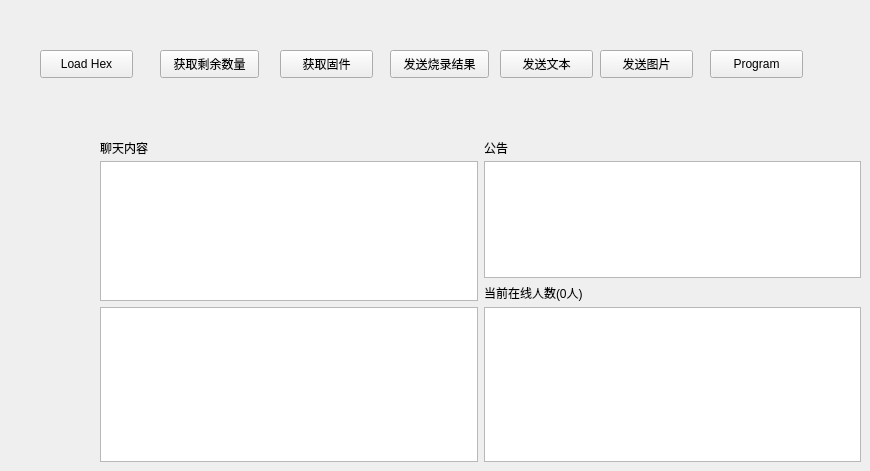
      <widget class="QWidget" name="tab_3">
       <attribute name="title">
        <string>测试</string>
       </attribute>
       <widget class="QPushButton" name="btnLoadRxHex">
        <property name="geometry">
         <rect>
          <x>40</x>
          <y>50</y>
          <width>93</width>
          <height>28</height>
         </rect>
        </property>
        <property name="text">
         <string>Load Hex</string>
        </property>
       </widget>
       <widget class="QPushButton" name="btnGetHexCnt">
        <property name="geometry">
         <rect>
          <x>160</x>
          <y>50</y>
          <width>99</width>
          <height>28</height>
         </rect>
        </property>
        <property name="text">
         <string>获取剩余数量</string>
        </property>
       </widget>
       <widget class="QPushButton" name="btnGetHex">
        <property name="geometry">
         <rect>
          <x>280</x>
          <y>50</y>
          <width>93</width>
          <height>28</height>
         </rect>
        </property>
        <property name="text">
         <string>获取固件</string>
        </property>
       </widget>
       <widget class="QPushButton" name="btnSendDonwRet">
        <property name="geometry">
         <rect>
          <x>390</x>
          <y>50</y>
          <width>99</width>
          <height>28</height>
         </rect>
        </property>
        <property name="text">
         <string>发送烧录结果</string>
        </property>
       </widget>
       <widget class="QPushButton" name="btnSend">
        <property name="geometry">
         <rect>
          <x>500</x>
          <y>50</y>
          <width>93</width>
          <height>28</height>
         </rect>
        </property>
        <property name="text">
         <string>发送文本</string>
        </property>
       </widget>
       <widget class="QPushButton" name="btnSendImage">
        <property name="geometry">
         <rect>
          <x>600</x>
          <y>50</y>
          <width>93</width>
          <height>28</height>
         </rect>
        </property>
        <property name="text">
         <string>发送图片</string>
        </property>
       </widget>
       <widget class="QPushButton" name="btnDownloadRxHex">
        <property name="geometry">
         <rect>
          <x>710</x>
          <y>50</y>
          <width>93</width>
          <height>28</height>
         </rect>
        </property>
        <property name="text">
         <string>Program</string>
        </property>
       </widget>
       <widget class="QListWidget" name="contentListWidget">
        <property name="geometry">
         <rect>
          <x>100</x>
          <y>161</y>
          <width>378</width>
          <height>140</height>
         </rect>
        </property>
       </widget>
       <widget class="QLabel" name="onlineLabel">
        <property name="geometry">
         <rect>
          <x>484</x>
          <y>284</y>
          <width>377</width>
          <height>17</height>
         </rect>
        </property>
        <property name="text">
         <string>当前在线人数(0人)</string>
        </property>
       </widget>
       <widget class="QTextEdit" name="inputTextEdit">
        <property name="geometry">
         <rect>
          <x>100</x>
          <y>307</y>
          <width>378</width>
          <height>155</height>
         </rect>
        </property>
       </widget>
       <widget class="QListWidget" name="onlineListWidget">
        <property name="geometry">
         <rect>
          <x>484</x>
          <y>307</y>
          <width>377</width>
          <height>155</height>
         </rect>
        </property>
       </widget>
       <widget class="QListWidget" name="noticeListWidget">
        <property name="geometry">
         <rect>
          <x>484</x>
          <y>161</y>
          <width>377</width>
          <height>117</height>
         </rect>
        </property>
       </widget>
       <widget class="QLabel" name="label">
        <property name="geometry">
         <rect>
          <x>484</x>
          <y>140</y>
          <width>377</width>
          <height>15</height>
         </rect>
        </property>
        <property name="text">
         <string>公告</string>
        </property>
       </widget>
       <widget class="QLabel" name="userLabel">
        <property name="geometry">
         <rect>
          <x>100</x>
          <y>140</y>
          <width>378</width>
          <height>15</height>
         </rect>
        </property>
        <property name="text">
         <string>聊天内容</string>
        </property>
       </widget>
      </widget>
